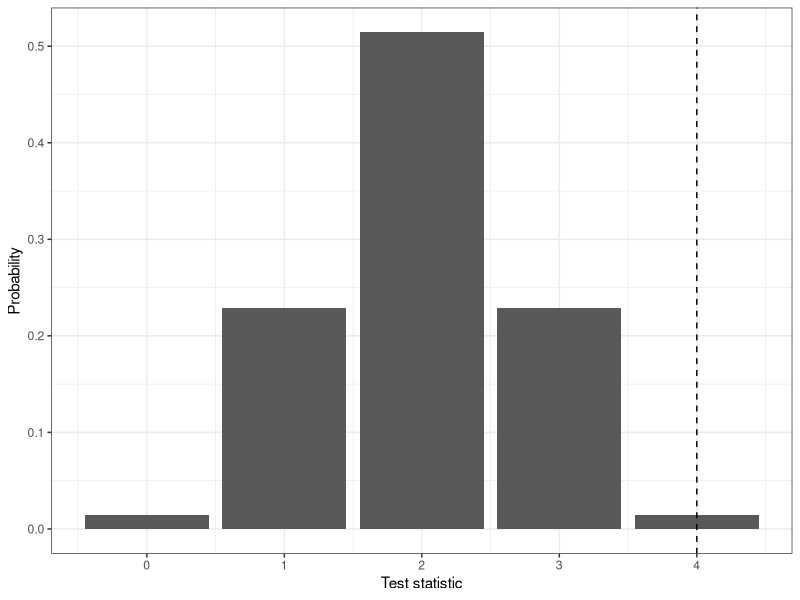
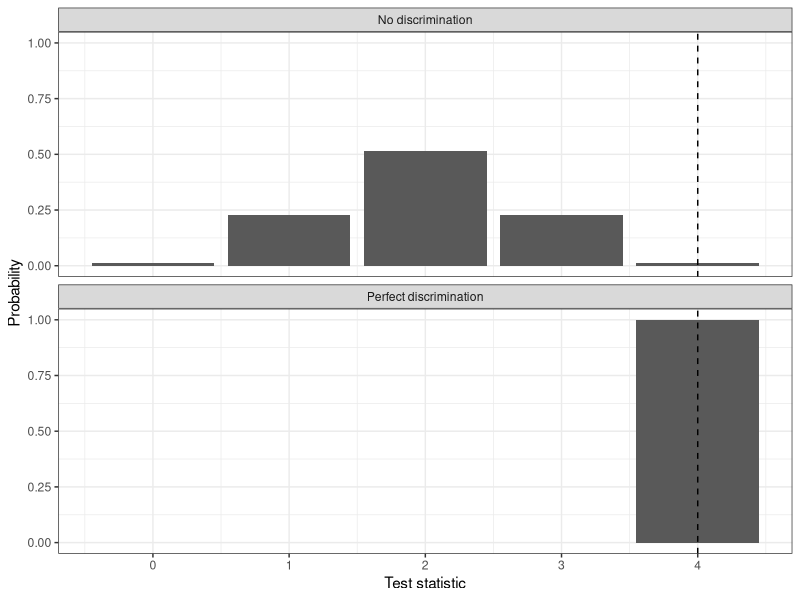

Write R code to recreate these figures, in order.
##' ---
##' output: github_document
##' ---
##' # Setup -------------------------------------------------------------------

##' <!-- Run this file using `rmarkdown::render()` (or `knitr::spin()`) -->
##+ eval=TRUE, echo=FALSE
if (!exists("saveplots_")) saveplots_ <- FALSE

##' <!-- If running interactively in RStudio, may set this eval to TRUE -> 
##+ eval=FALSE
setwd(dirname(rstudioapi::getActiveDocumentContext()$path)) ## set wd to where file is saved
rm(list = ls())

##' # Fisher's Lady Tasting Tea experiment ------------------------------------

##' Total of N = 8 cups
N <- 8

##' Generate all 2^8 = 256 possible assignments
expand.grid(replicate(n = N,
                      expr = 0:1,
                      simplify = FALSE))

##' To generate set of all allowable assignments, set number of milk-first (treated)
##' cups to n_1 = 4
n_1 <- 4
n_0 <- N - n_1 ## Remaining N - n_1 cups are tea-first (control) cups

##' Generate set of allowable assignments
Omega <- apply(X = combn(x = N,
                         m = n_1,
                         simplify = TRUE),
               MARGIN = 2,
               FUN = function(x) as.integer(1:N %in% x))
##' Each assignment has equal probability
Omega_probs <- rep(x = 1/ncol(Omega),
                   times = ncol(Omega))

##' Suppose realized assignment is
z <- Omega[,1]

##' Also suppose "lady" correctly judges all cups
y <- z

##' Write function to calculate Fisher's test statistic 
fisher_test_stat <- function(z,
                             y){
  
  return(as.numeric(t(z) %*% y))
  
}

##' Calculate test-statisic on observed data
obs_test_stat <- fisher_test_stat(z = z,
                                  y = y)

##' Generate distribution over Omega holding y fixed
test_stats_no_disc <- apply(X = Omega,
                            MARGIN = 2,
                            FUN = function(x) { fisher_test_stat(z = x,
                                                                 y = y) })

space_test_stats_no_disc <- sort(unique(test_stats_no_disc))
probs_no_disc <- sapply(X = space_test_stats_no_disc,
                        FUN = function(x) { sum((test_stats_no_disc == x) * Omega_probs) })

##' Plot distribution of null test-stat

##' Use ggplot2 and all tidyverse packages
# install.packages("tidyverse")
library(tidyverse)

null_test_stats <- data.frame(null_test_stat = space_test_stats_no_disc,
                              prob = probs_no_disc,
                              null = "No discrimination")

##' Use Freedman-Diaconis rule for binwidth
#bw <- 2 * IQR(null_test_stats$null_test_stat) / length(null_test_stats$null_test_stat)^(1/3)

null_dist_no_discrim_plot <- ggplot(data = null_test_stats,
                                    mapping = aes(x = null_test_stat ,
                                                  y = prob)) +
  geom_bar(stat = "identity") +
  geom_vline(xintercept = obs_test_stat,
             linetype = "dashed") +
  theme_bw() +
  xlab(label = "Test statistic") +
  ylab(label = "Probability")
null_dist_no_discrim_plot

##+ eval=saveplots_
ggsave(plot = null_dist_no_discrim_plot,
       file = "null_dist_no_discrim_plot.pdf",
       width = 6,
       height = 4,
       units = "in",
       dpi = 600)

##+ 
test_stats_perf_disc <- apply(X = Omega,
                              MARGIN = 2,
                              FUN = function(x) { fisher_test_stat(z = x,
                                                                   y = x) })

space_test_stats_perf_disc <- sort(unique(test_stats_perf_disc))
probs_perf_disc <- sapply(X = space_test_stats_perf_disc,
                          FUN = function(x) { sum((test_stats_perf_disc == x) * Omega_probs) })


null_test_stats <- data.frame(null_test_stat = c(space_test_stats_no_disc,
                                                 space_test_stats_perf_disc),
                              prob = c(probs_no_disc, probs_perf_disc),
                              null = c(rep(x = "No discrimination",
                                           times = length(space_test_stats_no_disc)),
                                       rep(x = "Perfect discrimination",
                                           times = length(space_test_stats_perf_disc))))

null_dists_discrim_plot <- ggplot(data = null_test_stats,
                                    mapping = aes(x = null_test_stat ,
                                                  y = prob)) +
  geom_bar(stat = "identity") +
  geom_vline(xintercept = obs_test_stat,
             linetype = "dashed") +
  theme_bw() +
  scale_y_continuous(limits = c(0, 1)) +
  xlab(label = "Test statistic") +
  ylab(label = "Probability") +
  facet_wrap(facets = . ~ null,
             nrow = 2,
             ncol = 1,
             scales = "fixed")
null_dists_discrim_plot

##+ eval=saveplots_
ggsave(plot = null_dists_discrim_plot,
       file = "null_dists_discrim_plot.pdf",
       width = 6,
       height = 4,
       units = "in",
       dpi = 600)
